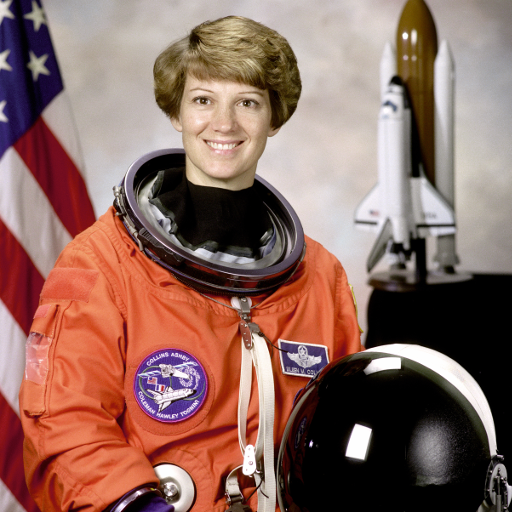
#> input picture skimage.data.astronaut(), 512 x 512 px; its folder holds only this picture in this run
$ python plot_random_walker_segmentation.py
#> lines starting #> are read from the running program, lines starting #| are printed output that depends on the picture
"""
==========================
Random walker segmentation
==========================

The random walker algorithm [1]_  determines the segmentation of an image from
a set of markers labeling several phases (2 or more). An anisotropic diffusion
equation is solved with tracers initiated at the markers' position. The local
diffusivity coefficient is greater if neighboring pixels have similar values,
so that diffusion is difficult across high gradients. The label of each unknown
pixel is attributed to the label of the known marker that has the highest
probability to be reached first during this diffusion process.

.. [1] *Random walks for image segmentation*, Leo Grady, IEEE Trans. Pattern
       Anal. Mach. Intell. 2006 Nov; 28(11):1768-83 :DOI:`10.1109/TPAMI.2006.233`

"""
from __future__ import division
import os, sys, time
import numpy as np
import matplotlib.pyplot as plt
from skimage.segmentation import random_walker, watershed
from skimage.data import binary_blobs
from skimage.exposure import rescale_intensity
import skimage
from skimage.color import rgb2gray
import skimage.filters
#import Tkinter
import cv2
import math
from random import randint
from matplotlib.widgets import Button

CUTCOLOR = (255, 0, 0)

INTTOCOLOR = {
    1: (255, 0, 0),
    2: (0, 255, 0),
    3: (255, 255, 0),
    4: (0, 255, 255),
    5: (100, 28, 200)
}
#SCREENWIDTH = Tkinter.Tk().winfo_screenmmwidth()

RADIUS = 10

NAMESTODATA = {'astronaut': skimage.data.astronaut(),
               'coins': skimage.data.coins(),
               'immuno': skimage.data.immunohistochemistry()}
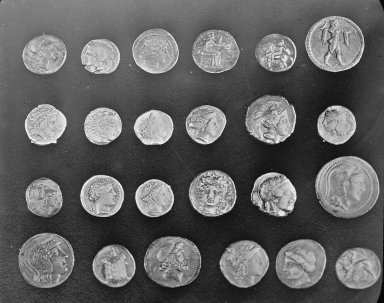
#> input picture skimage.data.coins(), 384 x 303 px
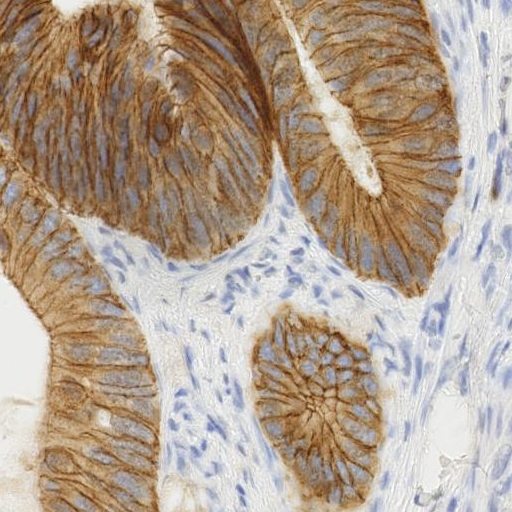
#> input picture skimage.data.immunohistochemistry(), 512 x 512 px

class AddedToAlreadyExisting(Exception):
    """ class used when autoseeding from local intensities, indicate that a newly found center is added to set of pixels
    corresponding to an already found label """
    pass

# [459 lines left out: functions plantSeed, containsOnes, compare, markFromThreshold, markFromLocalIntensity, markFromHisto and 10 more, not called in this run]


if __name__ == '__main__':
    if len(sys.argv) > 1:
        dataName = sys.argv[1]

        if '.' in dataName:
            initData = cv2.imread(dataName)
            '''if initData.size > 512*512:
                initData = cv2.resize(initData, (512, 512))'''
        else:
            initData = skimage.data.astronaut()

    multiC = True
    colored = True
    if len(sys.argv) > 2 and sys.argv[2] == 'bw':
        initData = rgb2gray(initData)
        multiC = False
        colored = False
    #graph cuts
    #imageSegmentation(NAMESTODATA[dataName], algo='ap')

    #random Walker
    if not 'initData' in locals():
        print('Usage : give the name of the input data in arg')
        exit(0)
#> (the program exits here)
